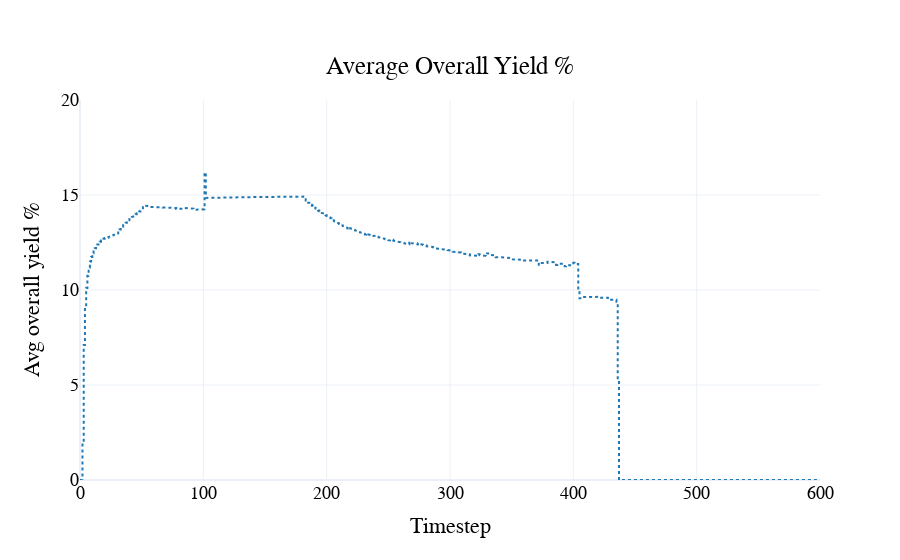

Source (notebook cell):
### Code cell
fig = visualizations.plot_avg_overall_yield(
    df
)
pio.show(fig)

### Figure 1 — Plotly figure (JSON) as saved in the notebook; plotly's stock layout.template omitted (floating-point values rounded to 4 significant figures; data arrays with more than 128 entries replaced by an {"elided": "..."} marker saying what was removed)
{"data": [{"line": {"color": "#1f77b4", "dash": "dot"}, "name": "Avg overall yield %", "type": "scatter", "x": {"elided": "4801 int values"}, "y": {"elided": "4801 float values"}}], "layout": {"font": {"color": "black", "family": "Arial", "size": 18}, "hovermode": "x unified", "legend": {"orientation": "h", "x": 0.5, "xanchor": "center", "y": -0.5, "yanchor": "bottom"}, "paper_bgcolor": "rgba(255, 255, 255, 1)", "plot_bgcolor": "rgba(255, 255, 255, 1)", "title": {"text": "Average Overall Yield %", "x": 0.5, "xanchor": "center", "y": 0.9, "yanchor": "top"}, "xaxis": {"title": {"text": "Timestep"}}, "yaxis": {"range": [0, 20], "title": {"text": "Avg overall yield %"}}}}
